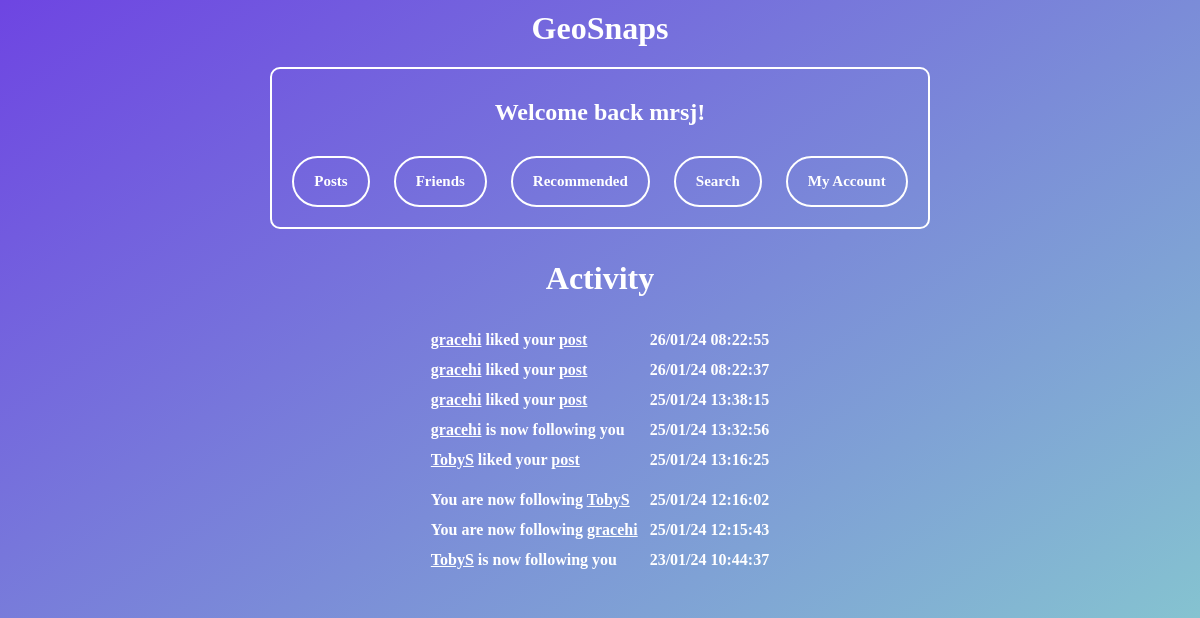
The app's page /activity (signed in) with its own data.
### tables this page shows
CREATE TABLE "Likes" (
	"id"	INTEGER,
	"usersliked"	TEXT
, "timesent"	TEXT);

CREATE TABLE "friendrequests" (
	"usersend"	TEXT,
	"userreceive"	TEXT,
	"status"	INTEGER DEFAULT 0
, "timesent"	TEXT);

### main.py (the view)
@web_site.route('/activity', methods=['GET', 'POST'])
def activity():
    if "username" not in session:
        return redirect("/login")
    msg = ""
    username = session["username"]
    con = sqlite3.connect('database.db')
    con.row_factory = sqlite3.Row
    cursor = con.cursor()
    sql = """SELECT Likes.usersliked, Likes.id, Likes.timesent
       FROM Likes
       JOIN Posts ON Likes.id = Posts.id
       WHERE Posts.user = ?"""
    cursor.execute(sql, (username,))
    rows = cursor.fetchall()
    newrows = []
    for row in rows:
        rowdict = dict(row)
        rowdict['type'] = 'like'
        newrows.append(rowdict)
    con.row_factory = sqlite3.Row
    cursor = con.cursor()
    sql = """SELECT friendrequests.usersend, friendrequests.timesent
           FROM friendrequests
           WHERE friendrequests.userreceive = ? AND status = 2"""
    cursor.execute(sql, (username,))
    rows2 = cursor.fetchall()
    newrows2 = []
    for row in rows2:
        rowdict = dict(row)
        rowdict['type'] = 'follower'
        newrows2.append(rowdict)
    con.row_factory = sqlite3.Row
    cursor = con.cursor()
    sql = "SELECT * FROM friendrequests WHERE userreceive = ? AND status = 1"
    cursor.execute(sql, (username,))
    rows3 = cursor.fetchall()
    newrows3 = []
    for row in rows3:
        rowdict = dict(row)
        rowdict['type'] = 'request'
        newrows3.append(rowdict)
    con.row_factory = sqlite3.Row
    cursor = con.cursor()
    sql = "SELECT * FROM friendrequests WHERE usersend = ? AND status = 2"
    cursor.execute(sql, (username,))
    rows4 = cursor.fetchall()
    newrows4 = []
    for row in rows4:
        rowdict = dict(row)
        rowdict['type'] = 'following'
        newrows4.append(rowdict)
    con.row_factory = sqlite3.Row
    cursor = con.cursor()
    sql = "SELECT * FROM friendrequests WHERE usersend = ? AND status = 1"
    cursor.execute(sql, (username,))
    rows5 = cursor.fetchall()
    newrows5 = []
    for row in rows5:
        rowdict = dict(row)
        rowdict['type'] = 'requestfollowing'
        newrows5.append(rowdict)
    newrows += newrows2
    newrows += newrows3
    newrows += newrows4
    newrows += newrows5
    rowsinsec = []
    for row in newrows:
        getdatetime = datetime.strptime(row["timesent"], "%d/%m/%y %H:%M:%S")  # converts to known format
        datetimenow = datetime.now()  # Gets time now
        datetimedif = datetimenow - getdatetime  # finds dif
        timedif = datetimedif.total_seconds()  # converts dif to s
        rowdict = dict(row)  # sets var to old dict of row
        rowdict['timedif'] = timedif  # adds sec dif to dict
        rowsinsec.append(rowdict)  # appends to list
    sortedrows = sorted(rowsinsec, key=lambda x: x.get('timedif'))
    if sortedrows == []:
        msg = "No recent activity"
    return render_template("activity.html", rows=sortedrows, username=username, msg=msg)

### templates/activity.html (shortened to what this page needs)
{% extends 'base.html' %}
{% block content %}
<h1>Activity</h1>
<div class="namelink">
  <table class="centered-table" style="text-align: left;">
    {% for row in rows %}
    <tr>
      {% if row["type"] == "like" %}
        {% if row["usersliked"] != username %}
          <td><a href ='/viewaccount?id={{row["usersliked"]}}'>{{row["usersliked"]}}</a> liked your <a href ='/viewpost?id={{row["id"]}}'>post</a></td>
          <td>{{row["timesent"]}}</td>
        {% endif %}
      {% else %}
        {% if row["type"] == "follower" %}
          <td><a href ='/viewaccount?id={{row["usersend"]}}'>{{row["usersend"]}}</a> is now following you</td>
          <td>{{row["timesent"]}}</td>
        {% elif row["type"] == "request" %}
          <td><a href ='/acceptignore?id={{row["usersend"]}}'>{{row["usersend"]}}</a> has sent you a follow request</td>
          <td>{{row["timesent"]}}</td>
        {% elif row["type"] == "following" %}
          <td>You are now following <a href='/viewaccount?id={{row["userreceive"]}}'>{{row["userreceive"]}}</a></td>
          <td>{{row["timesent"]}}</td>
        {% elif row["type"] == "requestfollowing" %}
          <td>You sent a follow request to <a href='/viewaccount?id={{row["userreceive"]}}'>{{row["userreceive"]}}</a></td>
          <td>{{row["timesent"]}}</td>
        {% endif %}
      {% endif %}
    </tr>
    {% endfor %}
  </table>
</div>
{% endblock %}

### static/style.css (style rules this page uses)
body { background: linear-gradient(to bottom right, #6e45e2, #88d3ce); text-align: center; }
h1 { color:white; font-family:Verdana; }
a { font-weight:bold; text-decoration:none; margin:10px; }
.centered-table { margin: 0 auto; color:white; font-family:Verdana; border: 1px solid transparent; border-spacing: 10px; font-weight:bold; text-align: center; }

### templates/activity.html (style rules this page uses)
.namelink a { text-decoration: underline; color: white; font-family:Verdana; margin: 0; }

### records on screen
Likes: usersliked "gracehi", timesent "26/01/24 08:22:55"
Likes: usersliked "gracehi", timesent "26/01/24 08:22:37"
Likes: usersliked "gracehi", timesent "25/01/24 13:38:15"
friendrequests: usersend "gracehi", timesent "25/01/24 13:32:56"
Likes: usersliked "TobyS", timesent "25/01/24 13:16:25"
friendrequests: userreceive "TobyS", timesent "25/01/24 12:16:02"
friendrequests: userreceive "gracehi", timesent "25/01/24 12:15:43"
friendrequests: usersend "TobyS", timesent "23/01/24 10:44:37"

### other values on screen
{{ session["username"] }} "mrsj"
